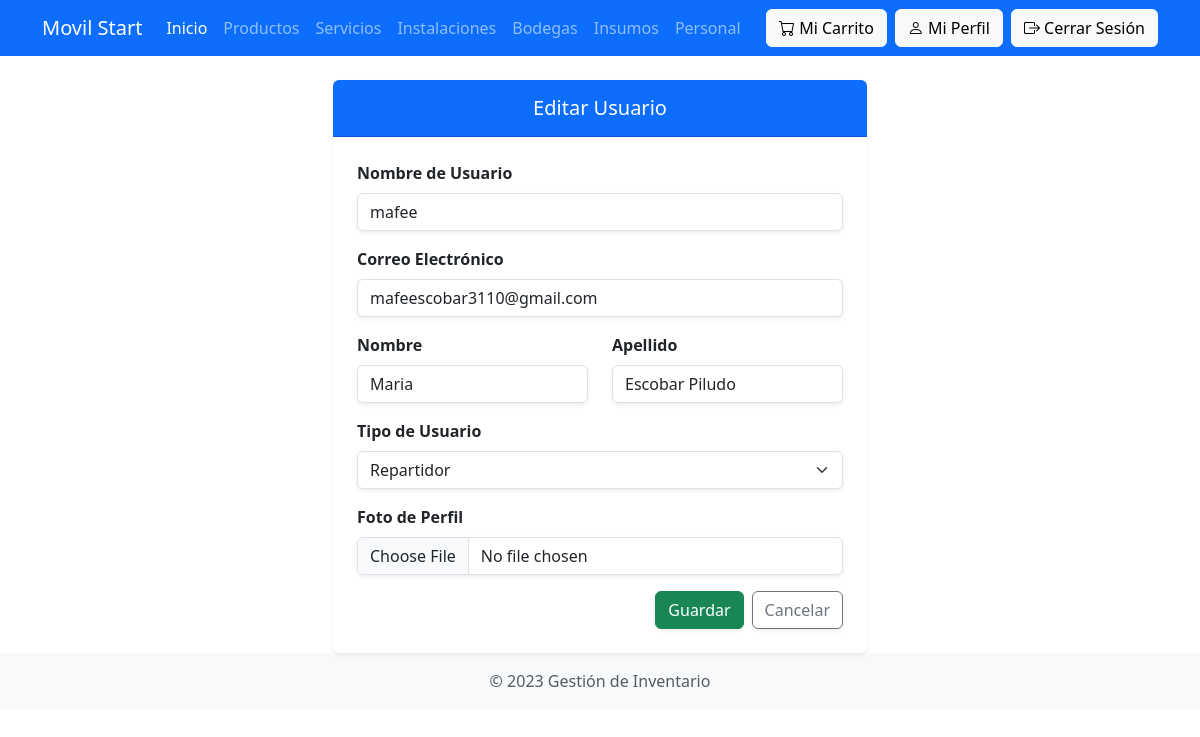
Screenshot of /usuarios/usuarios/edit/1/ (signed in) with the database file from the repository.
### usuarios/models.py (models this page shows)
class Usuario(AbstractUser):
    TIPO_USUARIO_CHOICES = [
        ('cliente', 'Cliente'),
        ('administrativo', 'Administrativo'),
        ('administrador', 'Administrador'),
        ('repartidor', 'Repartidor'),
        ('cuadrilla', 'Cuadrilla'),
    ]
    tipo_usuario = models.CharField(max_length=20, choices=TIPO_USUARIO_CHOICES, default='cliente')
    foto_perfil = models.ImageField(upload_to='perfiles/', blank=True, null=True)
    groups = models.ManyToManyField(
        Group,
        verbose_name=('groups'),
        blank=True,
        help_text=(
            'The groups this user belongs to. A user will get all permissions '
            'granted to each of their groups.'
        ),
        related_name="usuarios_groups"  # Importante: Evita conflictos
    )
    user_permissions = models.ManyToManyField(
        Permission,
        verbose_name=('user permissions'),
        blank=True,
        help_text=('Specific permissions for this user.'),
        related_name="usuarios_user_permissions"  # Importante: Evita conflictos
    )

### usuarios/views.py (the view)
# urls.py: path('usuarios/edit/<int:usuario_id>/', views.edit_usuarios, name='edit_usuarios'),
@login_required
def edit_usuarios(request, usuario_id):
    usuario = get_object_or_404(Usuario, id=usuario_id)  # Busca el usuario o lanza error 404
    if request.method == 'POST':
        form = UsuarioChangeForm(request.POST, request.FILES, instance=usuario)
        if form.is_valid():
            form.save()
            messages.success(request, "Usuario actualizado correctamente")
            return redirect('list_usuarios')
    else:
        form = UsuarioChangeForm(instance=usuario)
    return render(request, 'usuarios/edit_usuarios.html', {'form': form, 'usuario': usuario})

### usuarios/forms.py
class UsuarioChangeForm(UserChangeForm):
    class Meta:
        model = Usuario
        fields = ('username', 'first_name', 'last_name', 'email', 'tipo_usuario', 'foto_perfil')

### templates/usuarios/edit_usuarios.html (shortened to what this page needs)
{% extends 'base.html' %}
{% load static %}
{% block content %}
<div class="container mt-4">
    <div class="row justify-content-center">
        <div class="col-md-6">
            <div class="card shadow-sm border-0 rounded-3">
                <div class="card-header bg-primary text-white text-center py-3 rounded-top">
                    <h5 class="mb-0">Editar Usuario</h5>
                </div>
                <div class="card-body p-4">
                    <form method="post" enctype="multipart/form-data">
                        <div class="mb-3">
                            <label for="id_username" class="form-label fw-semibold">Nombre de Usuario</label>
                            <input type="text" name="username" id="id_username" class="form-control rounded-2 shadow-sm" value="{{ form.username.value|default_if_none:'' }}" required>
                        </div>
                        <div class="mb-3">
                            <label for="id_email" class="form-label fw-semibold">Correo Electrónico</label>
                            <input type="email" name="email" id="id_email" class="form-control rounded-2 shadow-sm" value="{{ form.email.value|default_if_none:'' }}" required>
                        </div>
                        <div class="row">
                            <div class="col-md-6 mb-3">
                                <label for="id_first_name" class="form-label fw-semibold">Nombre</label>
                                <input type="text" name="first_name" id="id_first_name" class="form-control rounded-2 shadow-sm" value="{{ form.first_name.value|default_if_none:'' }}" required>
                            </div>
                            <div class="col-md-6 mb-3">
                                <label for="id_last_name" class="form-label fw-semibold">Apellido</label>
                                <input type="text" name="last_name" id="id_last_name" class="form-control rounded-2 shadow-sm" value="{{ form.last_name.value|default_if_none:'' }}" required>
                            </div>
                        </div>
                        <div class="mb-3">
                            <label for="id_tipo_usuario" class="form-label fw-semibold">Tipo de Usuario</label>
                            <select name="tipo_usuario" id="id_tipo_usuario" class="form-select rounded-2 shadow-sm">
                                {% for value, label in form.tipo_usuario.field.choices %}
                                    <option value="{{ value }}" {% if form.tipo_usuario.value == value %}selected{% endif %}>{{ label }}</option>
                                {% endfor %}
                            </select>
                        </div>
                        <div class="mb-3">
                            <label for="id_foto_perfil" class="form-label fw-semibold">Foto de Perfil</label>
                            <input type="file" name="foto_perfil" id="id_foto_perfil" class="form-control rounded-2 shadow-sm">
                        </div>
                        <div class="d-flex justify-content-end">
                            <button type="submit" class="btn btn-success shadow-sm me-2">Guardar</button>
                            <a href="{% url 'list_usuarios' %}" class="btn btn-outline-secondary shadow-sm">Cancelar</a>
                        </div>
                    </form>
                </div>
            </div>
        </div>
    </div>
</div>
{% endblock %}

### rows the page displays
Usuario: username "mafee", email "mafeescobar3110@gmail.com", first_name "Maria", last_name "Escobar Piludo", tipo_usuario "Repartidor"
